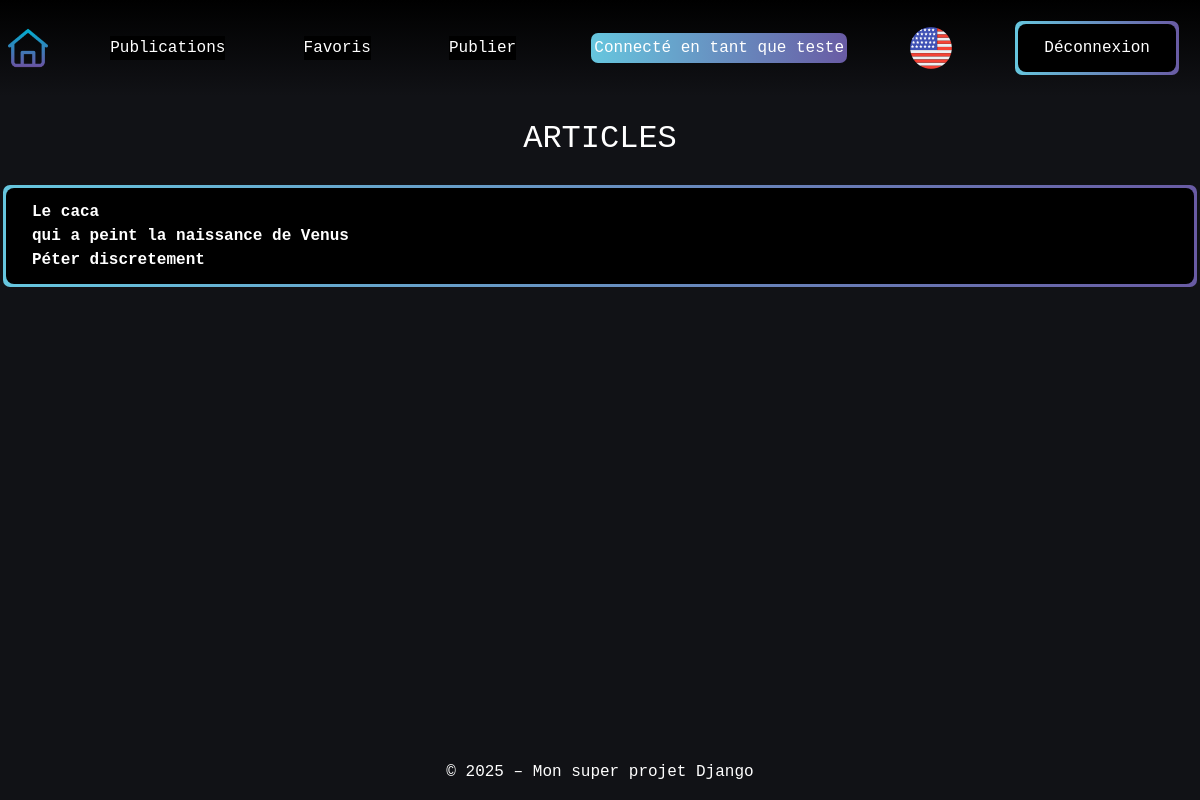
The app's page /fr/articles/favourites/ (signed in) with its own data.
### articles/models.py (models this page shows, shortened)
class UserFavouriteArticle(models.Model):
    user = models.ForeignKey(
        settings.AUTH_USER_MODEL,
        on_delete=models.CASCADE,
        related_name="favourited_by_user",
        null=False
    )
    article = models.ForeignKey(
        Article,
        on_delete=models.CASCADE,
        related_name="favourite_article",
        null=False
    )

class Article(models.Model):
    title = models.CharField(max_length=64, null=False)
    author = models.ForeignKey(
        settings.AUTH_USER_MODEL,
        on_delete=models.CASCADE,
        related_name="article",
        null=False
    )
    created = models.DateTimeField(auto_now_add=True, null=False)
    synopsis = models.CharField(max_length=312, null=False)
    content = models.TextField(null=False)

### articles/views.py (the view)
# urls.py: path('favourites/', FavouritesListView.as_view(), name='favourites-list'),
class FavouritesListView(LoginRequiredMixin, ListView):
    model = UserFavouriteArticle
    template_name = "articles/favourites.html"
    context_object_name = "favourites"
    login_url = "/login/"
    def get_queryset(self):
        return UserFavouriteArticle.objects.filter(user=self.request.user)

### articles/templates/articles/favourites.html
{% extends "base.html" %}
{% load i18n %}
{% load static %}
{% block extra_css %}
 <link rel="stylesheet" href="{% static 'articles/css/articles.css' %}">
{% endblock %}
{% block content %}
<div class="page-content">
    <h2 class="text-center m-4">ARTICLES</h2>
    <div class="tables div-wrapper">
        <div class="div-overlay d-flex flex-column">
            {% for favourite in favourites %}
            <div>
                <a href="{% url 'articles:article-detail' favourite.article.id %}" class="fw-bold">{{ favourite.article.title}}</a>
            </div>
            {% endfor %}
        </div>
    </div>
</div>
{% endblock %}

### templates/base.html (shortened to what this page needs)
{% load static %}
{% load django_browser_reload %}
{% load django_bootstrap5 %}
{% load i18n %}
<!DOCTYPE html>
<html lang="{{ LANGUAGE_CODE }}">
    <head>
        {% bootstrap_css %}
        {% block style %}<link rel="stylesheet" href="{% static 'css/style.css' %}">{% endblock %}
        {% block extra_css %}{% endblock %}
        <link rel="stylesheet" href="https://cdn.jsdelivr.net/npm/bootstrap-icons@1.11.1/font/bootstrap-icons.css">
    </head>
    <body class="">
        <div class="text-white page-container w-auto d-flex flex-column">
            <header class="w-100 d-flex">
                <nav class="w-100 h-auto p-2 d-flex flex-row justify-content-between align-items-center">
                    <div class="fw-bold">
                        <a asChild href="{% url 'home' %}" >
                            <img src={% static 'images/home.png' %} alt="home-icon" style="width: 40px;" class="">
                        </a>
                    </div>
                    {% if user.is_authenticated or user.is_staff %}
                     <div class="btn-nav-wrapper">
                        <a asChild href="{% url 'articles:user-publications' %}" class="btn-nav-overlay">{% trans "Publications" %}</a>
                    </div>
                    <div class="btn-nav-wrapper">
                        <a asChild href="{% url 'articles:favourites-list' %}" class="btn-nav-overlay">{% trans "Favourites" %}</a>
                    </div>
                     <div class="btn-nav-wrapper">
                        <a asChild href="{% url 'articles:publish-articles' %}" class="btn-nav-overlay">{% trans "Publish" %}</a>
                    </div>
                    <div class="div-wrapper">
                        <span>{% trans "Logged as" %} {{ request.user.username}}</span>
                    </div>
                    <form action="{% url 'set_language' %}" method="post" class="language">
                        {% get_current_language as CURRENT_LANGUAGE %}
                        {% if CURRENT_LANGUAGE == "en" %}
                            {% comment %} mettre un drapeau de la langue {% endcomment %}
                            <button asChild class ="icons" type="submit" name="language" value="fr">
                                <img src={% static '/images/french.png' %} alt="French-icon">
                            </button>
                        {% else %}
                            <button asChild class="icons" type="submit" name="language" value="en">
                                <img src={% static 'images/english.png' %} alt="English-icon">
                            </button>
                        {% endif %}
                    </form>
                    <div class="btn-wrapper">
                        <form method="post" action="{% url 'logout' %}">
                            <button
                                type="submit"
                                onclick="return confirm('Do you want to logout ?');"
                                class="btn btn-overlay">
                                {% trans "LOGOUT" %}
                            </button>
                        </form>
                    </div>
                    {% endif %}
                </nav>
            </header>
            <main class="d-flex flex-fill justify-content-center ">
                <div class="toast-container position-fixed bottom-0 end-0 p-3">
                </div>
                {% block content %}{% endblock %}
            </main>
            <footer class="text-center">
                <p>© 2025 – {% trans "My awesome Django project" %}</p>
            </footer>
        </div>
    </body>
</html>

### static/css/style.css (style rules this page uses)
:root { --blue: #66C6DE; --purple: #695BA4; }
html, body { background-color: #111216; width: 100%; height: 100%; font-family: 'Courier New', Courier, monospace; ; }
.page-container { width: 100%; height: 100%; display: flex; flex-direction: column; align-items: center; }
header { background-color: black; background-image: linear-gradient(to bottom, #000000, #111216); }
.icons { background-color: transparent; border: 0; padding: 0; }
.btn-wrapper, .div-wrapper { position: relative; display: flex; align-items: center; margin: 10px; padding: 3px; background-clip: padding-box, border-box; border:3px solid transparent; font-size: 16px; color: white; background-color: transparent; border-radius: 10px; border: 3px solid transparent; background-image: linear-gradient(90deg, var(--blue), var(--purple)); }
.btn-overlay, .div-overlay { display: flex; justify-content: center; justify-items: center; width: 100%; position: relative; padding: 12px 26px; font-size: 16px; color: white; background-color: black; border: none; border-radius: 8px; transition: background-color 0.3s ease, transform 0.2s ease; outline: none; box-shadow: none; }
.btn { transition: all 0.2s ease-in-out; cursor: pointer; color: white; }
.btn-nav-wrapper { position: relative; display: flex; align-items: center; margin: 10px; padding: 3px; background-clip: padding-box, border-box; border:3px solid transparent; font-size: 16px; color: white; background-color: transparent; border-radius: 10px; border: 3px solid transparent; }
.btn-nav-overlay { background-color: black; }
a { text-decoration: none; color: inherit; }

### articles/static/articles/css/articles.css (style rules this page uses)
.tables { display: flex; justify-content: center; align-items: center; }
@media (min-width: 1200px) { .tables { width: 1200px; } }
.language { text-align: end; border-radius: 90%; }

### records on screen
UserFavouriteArticle: article "Le caca"
UserFavouriteArticle: article "qui a peint la naissance de Venus"
UserFavouriteArticle: article "Péter discretement"

### other values on screen
{{ request.user.username }} "teste"
